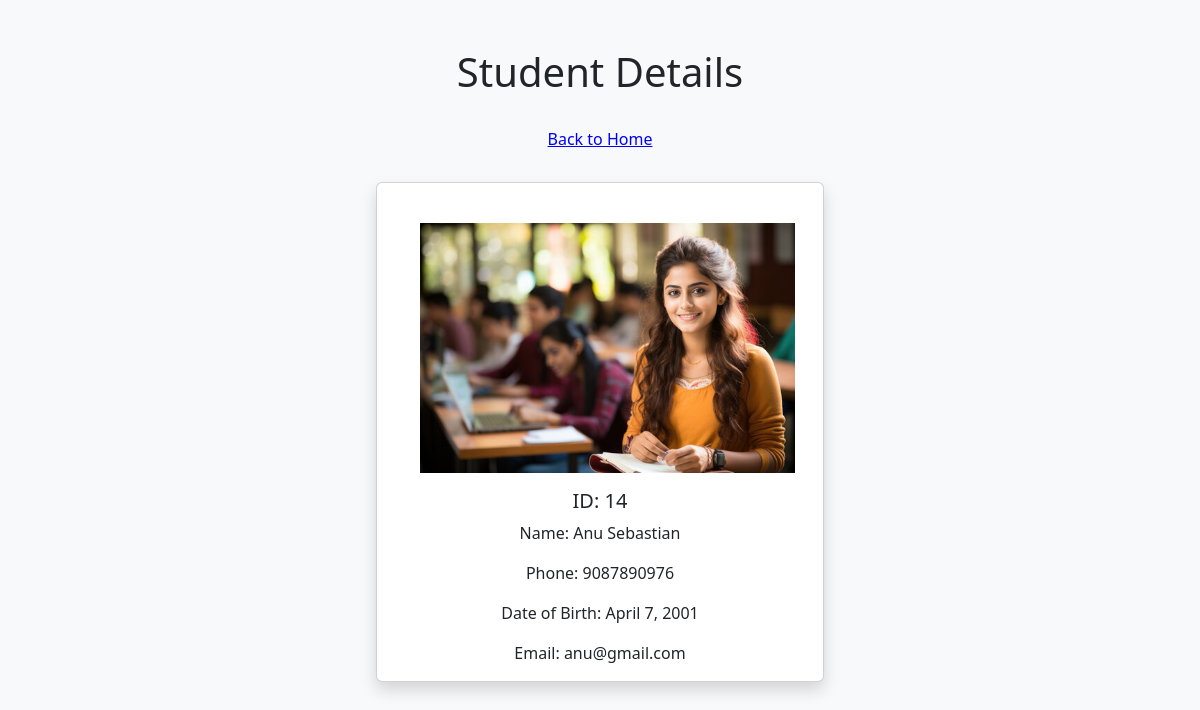
Page /Details/14 on the committed database.
### web/models.py (models this page shows, shortened)
class Student(models.Model):
    name = models.CharField(max_length=100)
    phone = models.CharField(max_length=15)
    date_of_birth = models.DateField()
    email = models.EmailField(unique=True)
    image=models.ImageField(upload_to='student_image',null=True,blank=True)
    class Meta:
        verbose_name_plural="web.Student"
        ordering=['id']

### web/views.py (the view)
# urls.py: path('Details/<int:id>',views.detail),
def detail(request,id):
    student=Student.objects.get(id=id)
    context={
        'student':student
    }
    return render(request,"Details.html",context=context)

### template/Details.html (shortened to what this page needs)
<!DOCTYPE html>
<html lang="en">
  <head>
    {% load static %}
    <link
      href="https://cdn.jsdelivr.net/npm/bootstrap@5.3.0/dist/css/bootstrap.min.css"
      rel="stylesheet"
    />
  </head>
  <body class="bg-light">
    <div class="container mt-5">
      <div class="text-center">
        <h1 class="mb-4">Student Details</h1>
        <a href="/" class="btn mb-4" style="color: blue; text-decoration: underline;">Back to Home</a>
      </div>
      <div class="card mx-auto shadow" style="width: 28rem;">
        <img
          src="{{ student.image.url }}"
          alt="Profile Picture"
         style="width: 400px; height: 250px; object-fit: contain; margin-top: 40px; margin-left: 30px;"
        />
        <div class="card-body" style="text-align: center;">
          <h5 class="card-title">ID: {{ student.id }}</h5>
          <p class="card-text">Name: {{ student.name }}</p>
          <p class="card-text">Phone: {{ student.phone }}</p>
          <p class="card-text">Date of Birth: {{ student.date_of_birth }}</p>
          <p class="card-text">Email: {{ student.email }}</p>
        </div>
      </div>
    </div>
  </body>
</html>

### rows in the picture
Student: image (picture), id "14", name "Anu Sebastian", phone "9087890976", date_of_birth "April 7, 2001", email "anu@gmail.com"
